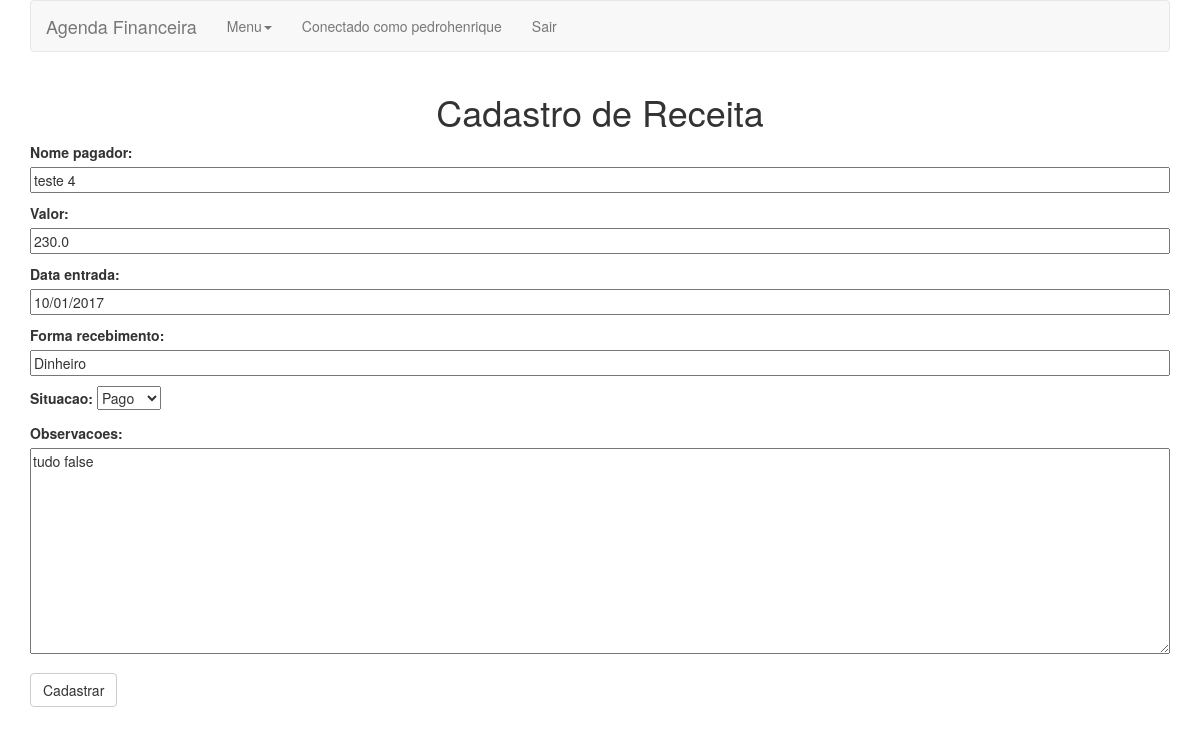
Screenshot of /editar/receita/7/ (signed in) with the database file from the repository.
### agendaFinanceiraApp/models.py (models this page shows, shortened)
class Receita(models.Model):
	SITUACOES = (('AB', 'Aberto'),
				('PG', 'Pago'))
	usuario = models.ForeignKey('auth.User')
	valor = models.FloatField()
	data_entrada = models.DateTimeField()
	nome_pagador = models.CharField(max_length=50)
	forma_recebimento = models.CharField(max_length=45)
	situacao = models.CharField(max_length=2, choices=SITUACOES)
	observacoes = models.TextField()

### agendaFinanceiraApp/views.py (the view)
# urls.py: url(r'^editar/receita/(?P<id>[0-9]+)/$', views.editarReceita, name='editarReceita'),
@login_required
def editarReceita(request, id):
	receita = Receita.objects.get(pk=id)
	if request.method == "POST":
		receitaEditForm = ReceitaForm(request.POST, instance=receita)
		if receitaEditForm.is_valid():
			receita = receitaEditForm.save(commit=False)
			receita.save()
			return redirect('/consultar/receita/')
	else:
		receitaEditForm = ReceitaForm(instance=receita)
		return render(request, 'agendaFinanceiraApp/cadastroReceita.html', {'form': receitaEditForm})

### agendaFinanceiraApp/forms.py
class ReceitaForm(forms.ModelForm):
	valor = forms.CharField(max_length=12)
	class Meta:
		model = Receita
		fields = ('nome_pagador', 'valor', 'data_entrada', 'forma_recebimento', 'situacao', 'observacoes')
		widget = {'observacoes': forms.Textarea(attrs={'cols': 80, 'rows': 10}),}

### agendaFinanceiraApp/templates/agendaFinanceiraApp/cadastroReceita.html
{% extends 'agendaFinanceiraApp/base.html' %}
{% block content %}
<div class="row">
	<div class="col-md-12">
		<h1 class="text-center">Cadastro de Receita</h1>
	</div>
</div>
<div class="row">
	<div class="col-md-12">
		<form method="post" class="cadastro-form">{% csrf_token %}
			<div class="form-group">
				{{ form.as_p }}
			</div>
			<button type="submit" class="btn btn-default text-center">Cadastrar</button>
		</form>
	</div>
</div>
{% endblock content %}

### agendaFinanceiraApp/templates/agendaFinanceiraApp/base.html (shortened to what this page needs)
{% load staticfiles %}
<!DOCTYPE html>
<html>
<head>
    <link rel="stylesheet" href="https://maxcdn.bootstrapcdn.com/bootstrap/3.3.7/css/bootstrap.min.css">
    <link rel="stylesheet" href="{% static 'css\agendaFianceira.css' %}">
</head>
<body>
    <div class="container">
        <header class="row">
        <div class="col-md-12">
        <nav class="navbar navbar-default">
                <div class="navbar-header">
                    <a class="navbar-brand" href="{% url 'menu' %}">Agenda Financeira</a>
                </div>
                <div class="collapse navbar-collapse">
                    <ul class="nav navbar-nav">
                        <li class="dropdown">
                            <a href="#" class="dropdown-toggle" data-toggle="dropdown" role="button" aria-haspopup="true" aria-expanded="false">Menu<span class="caret"></span></a>
                        </li>
                        <li><p class="navbar-text navbar-left">Conectado como  {{ request.user.username }}</p></li>
                        <li><a href="{% url 'sair' %}">Sair</a></li>
                    </ul>
                </div>
        </nav>
        </div>
        </header>
    </div>
    <div class="content container">
        {% block content %}
        {% endblock %}
    </div>
</body>
</html>

### agendaFinanceiraApp/static/css/agendaFianceira.css (style rules this page uses)
.cadastro-form textarea, .cadastro-form input { width: 100%; }

### rows the page displays
Receita: nome_pagador "teste 4", valor "230.0", data_entrada "10/01/2017", forma_recebimento "Dinheiro", situacao "Pago", observacoes "tudo false"

### other values shown
{{ request.user.username }} "pedrohenrique"
